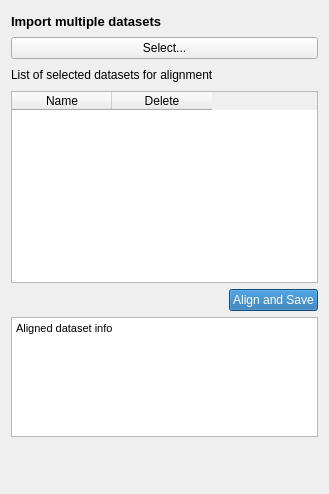
  <widget class="QWidget" name="tab_6">
   <attribute name="title">
    <string>Multi-slide alignment</string>
   </attribute>
   <layout class="QFormLayout" name="formLayout_4">
    <item row="0" column="0">
     <widget class="QLabel" name="label_73">
      <property name="font">
       <font>
        <pointsize>10</pointsize>
        <weight>75</weight>
        <bold>true</bold>
       </font>
      </property>
      <property name="styleSheet">
       <string notr="true"/>
      </property>
      <property name="text">
       <string>Import multiple datasets         </string>
      </property>
     </widget>
    </item>
    <item row="0" column="1">
     <spacer name="horizontalSpacer_8">
      <property name="orientation">
       <enum>Qt::Horizontal</enum>
      </property>
      <property name="sizeHint" stdset="0">
       <size>
        <width>40</width>
        <height>20</height>
       </size>
      </property>
     </spacer>
    </item>
    <item row="2" column="0">
     <widget class="QLabel" name="label_77">
      <property name="styleSheet">
       <string notr="true"/>
      </property>
      <property name="text">
       <string>List of selected datasets for alignment   </string>
      </property>
     </widget>
    </item>
    <item row="2" column="1">
     <spacer name="horizontalSpacer_9">
      <property name="orientation">
       <enum>Qt::Horizontal</enum>
      </property>
      <property name="sizeHint" stdset="0">
       <size>
        <width>40</width>
        <height>20</height>
       </size>
      </property>
     </spacer>
    </item>
    <item row="3" column="0" colspan="2">
     <widget class="QTableWidget" name="filesTable">
      <property name="sizePolicy">
       <sizepolicy hsizetype="Expanding" vsizetype="Preferred">
        <horstretch>0</horstretch>
        <verstretch>0</verstretch>
       </sizepolicy>
      </property>
      <property name="maximumSize">
       <size>
        <width>16777215</width>
        <height>200</height>
       </size>
      </property>
      <column>
       <property name="text">
        <string>Name</string>
       </property>
      </column>
      <column>
       <property name="text">
        <string>Delete</string>
       </property>
      </column>
     </widget>
    </item>
    <item row="4" column="1">
     <widget class="QPushButton" name="pushButton_11">
      <property name="styleSheet">
       <string notr="true">background-color: #1769aa;
color: rgb(255, 255, 255);</string>
      </property>
      <property name="text">
       <string>Align and Save</string>
      </property>
     </widget>
    </item>
    <item row="5" column="0" colspan="2">
     <widget class="QTextBrowser" name="alignmentTextBrowser">
      <property name="sizePolicy">
       <sizepolicy hsizetype="Expanding" vsizetype="Preferred">
        <horstretch>0</horstretch>
        <verstretch>0</verstretch>
       </sizepolicy>
      </property>
      <property name="maximumSize">
       <size>
        <width>16777215</width>
        <height>120</height>
       </size>
      </property>
      <property name="html">
       <string>&lt;!DOCTYPE HTML PUBLIC &quot;-//W3C//DTD HTML 4.0//EN&quot; &quot;http://www.w3.org/TR/REC-html40/strict.dtd&quot;&gt;
&lt;html&gt;&lt;head&gt;&lt;meta name=&quot;qrichtext&quot; content=&quot;1&quot; /&gt;&lt;style type=&quot;text/css&quot;&gt;
p, li { white-space: pre-wrap; }
&lt;/style&gt;&lt;/head&gt;&lt;body style=&quot; font-family:'MS Shell Dlg 2'; font-size:8.25pt; font-weight:400; font-style:normal;&quot;&gt;
&lt;p style=&quot; margin-top:0px; margin-bottom:0px; margin-left:0px; margin-right:0px; -qt-block-indent:0; text-indent:0px;&quot;&gt;Aligned dataset info&lt;/p&gt;&lt;/body&gt;&lt;/html&gt;</string>
      </property>
     </widget>
    </item>
    <item row="6" column="1">
     <spacer name="verticalSpacer_14">
      <property name="orientation">
       <enum>Qt::Vertical</enum>
      </property>
      <property name="sizeHint" stdset="0">
       <size>
        <width>20</width>
        <height>40</height>
       </size>
      </property>
     </spacer>
    </item>
    <item row="1" column="0" colspan="2">
     <widget class="QPushButton" name="textFileLoad_2">
      <property name="styleSheet">
       <string notr="true"/>
      </property>
      <property name="text">
       <string>Select...</string>
      </property>
     </widget>
    </item>
   </layout>
  </widget>
